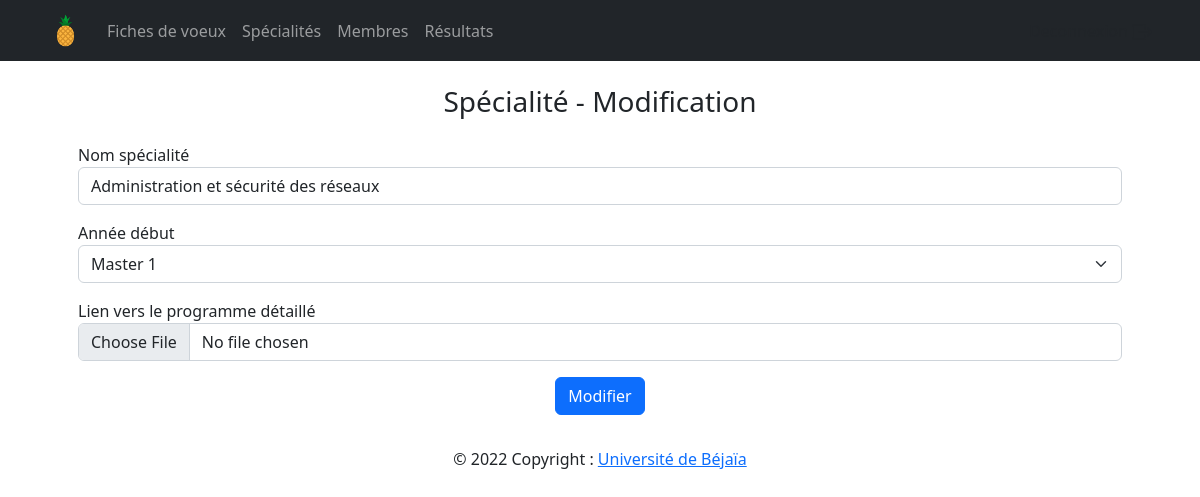
Screenshot of /dashboard/specialites/edit.php?id=6 (signed in) with the database file from the repository.
### tables this page shows
CREATE TABLE Specialite (
	idSpecialite int NOT NULL AUTO_INCREMENT,
	nomSpecialite varchar(100) NOT NULL,
	anneeDebut int,
	programme varchar(255),
	
	CONSTRAINT pk_specialite PRIMARY KEY (idSpecialite),
	CONSTRAINT fk_specialite_Voeux FOREIGN KEY(anneeDebut) REFERENCES AnneeEtud(idAnneeEtud) ON DELETE SET NULL ON UPDATE CASCADE
	);

### queries/specialite.php (called while the page is built, shortened)
<?php
    include_once __DIR__.'/../Model/connexionBDD.php';
function getSpecialiteById($id) {
    global $bdd;
    try {
        $request = $bdd->prepare("SELECT * FROM Specialite WHERE idSpecialite=?");
        $request->execute(array($id));
        $result = $request->fetch(PDO::FETCH_OBJ);
        return $result;
    } catch (PDOException $e) {
        echo $e;
    }
}
?>

### dashboard/specialites/edit.php (the view, shortened to what this page needs)
<?php
include_once '../../View/header.php';
include_once '../../Controller/specialites.php';
if (isset($_GET['id'])) {
    $id = (int)$_GET['id'];
    $specia = getSpecialiteById($id);
    $champNomSpecia = $specia->nomSpecialite ;
    $champAnnee = $specia->anneeDebut;
    $champProgramme = $specia->programme;
}
?>
<div class="container p-3 mt-2 text-center">
    <h3 class="titrePage">Spécialité - Modification</h3>
</div>
<div class="container mx-auto px-5">
    <form method="POST" action="edit.php?id=<?= $id ?>">
        <div class="form-group mb-3">
            <label class="myLabel" for="addNomSpecia">Nom spécialité</label>
            <input class="form-control" type="text" name="addNomSpecia" id="addNomSpecia" placeholder="Nom spécialité" required value="<?= $champNomSpecia?>" )>
        </div>
        <div class="form-group mb-3">
            <label class="myLabel" for="addAnneeSpecia">Année début</label>
            <select class="form-select" aria-label="Etat" id="addAnneeSpecia" name="addAnneeSpecia" required>
                <option value="4" <?php if($champAnnee==4) echo "selected"?>>Master 1</option>
            </select>
        </div>
        <div class="form-group mb-3">
            <label class="myLabel" for="addProgramme">Lien vers le programme détaillé</label>
            <input class="form-control" type="file" name="addProgramme" id="addProgramme" placeholder="Programme" autocomplete="off" value="<?= htmlentities($champProgramme) ?>">
        </div>
        <div class="form-group mb-3 text-center">
            <button class="btn btn-primary" type="submit">Modifier</button>
        </div>
    </form>
</div>
<?php
include_once '../../View/footer.php';
?>

### rows the page displays
specialite: addNomSpecia "Administration et sécurité des réseaux", addAnneeSpecia "Master 1"
